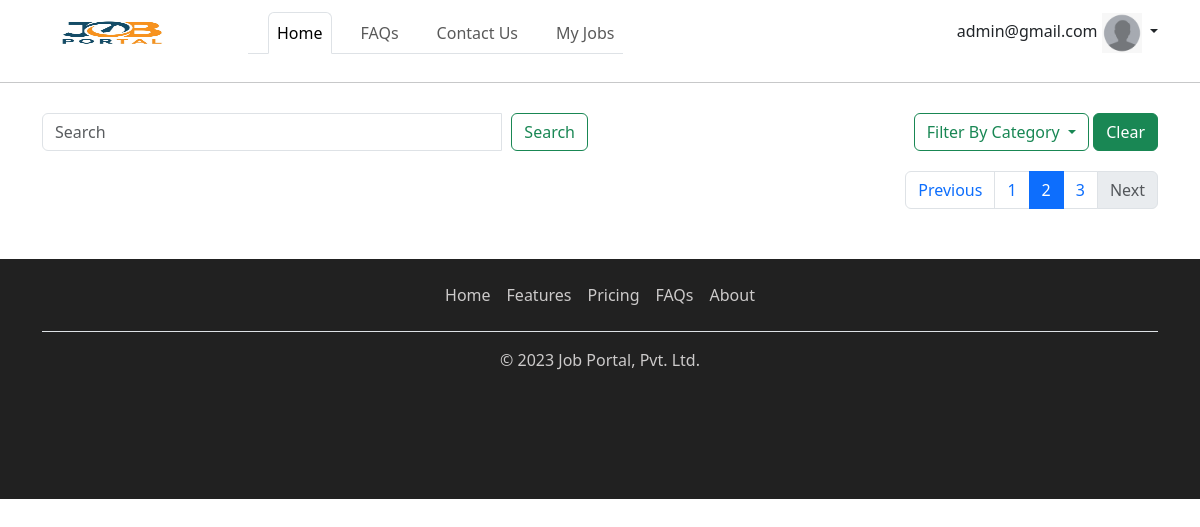
The app's page /?page=2 (signed in), older data.
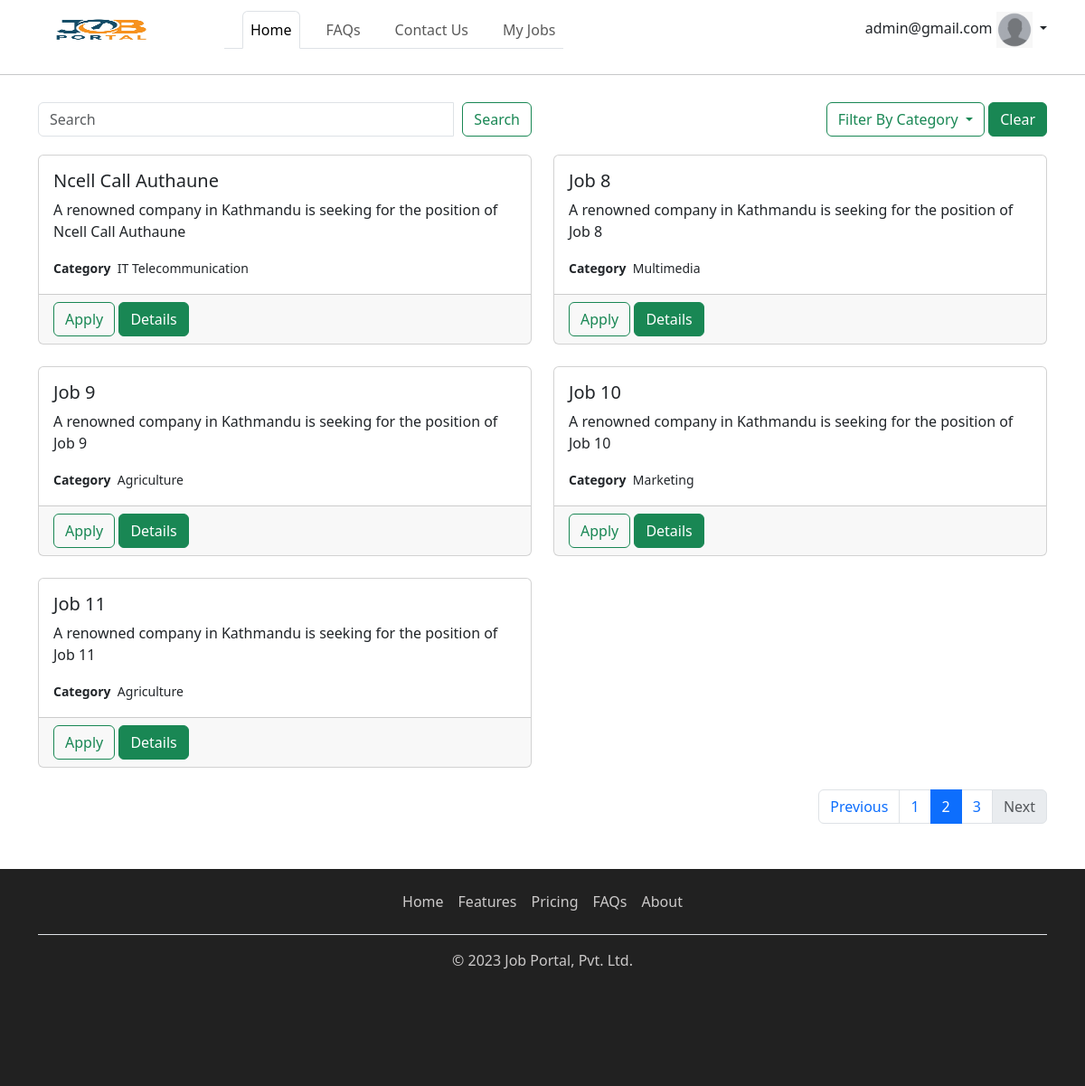
The same page, newer data.
### apps/core/models.py (models this page shows, shortened)
class job(BaseModel):
    title = models.CharField(max_length=100)
    description = models.TextField(max_length=4000)
    category = models.ForeignKey(Category, on_delete= models.CASCADE, related_name = "category_jobs")
    application_deadline = models.DateField()
    is_active = models.BooleanField(default=False)

class Category(BaseModel):
    title = models.CharField(max_length=50)
    class Meta:
        verbose_name_plural = 'Categories'

### apps/core/views.py (the view)
# urls.py: path('', HomeView.as_view(), name = "home"),
class HomeView(ListView):
    template_name = 'core/home.html'
    pagination_class = CustomPagination
    def get_pagination(self):
        return self.pagination_class()
    def get_queryset(self):
        category = self.request.GET.get('category')
        search = self.request.GET.get('search')
        job_filter = {"is_active": True}
        exclude = dict()
        if self.request.user.is_authenticated:
            exclude = {"job_applications__user": self.request.user}
        if category:
            job_filter.update(category__uuid=category)
        if search:
            job_filter.update(title__icontains=search)
        return job.objects.filter(**job_filter).exclude(**exclude).order_by('id')
    def get_context_data(self, **kwargs):
        context = super().get_context_data(**kwargs)
        context["title"] = "Home"
        pagination = self.get_pagination()
        qs = pagination.get_paginated_qs(view=self)
        paginated_qs = pagination.get_nested_pagination(qs, nested_size=2)
        context['job_lists'] = paginated_qs
        context['categories'] = Category.objects.all()
        page_number, page_str = pagination.get_current_page(view=self)
        context[page_str] = 'active'
        context["next_page"] = page_number + 1
        context["prev_page"] = page_number - 1
        context['base_url'] = get_base_url(request=self.request)
        if page_number >= pagination.get_last_page(view=self):
            context["next"] = "disabled"
        if page_number <= 1:
            context["prev"] = "disabled"
        context['home_active'] = 'active'
        return context
        return context

### apps/account/models.py (called while the page is built)
    @property
    def get_full_name(self) -> str:
        return super().get_full_name()

### apps/commons/utils.py (called while the page is built)
def get_base_url(request):
    return "".join([f'{request.scheme}://', f'{request.get_host()}/'])

### apps/core/pagination.py (called while the page is built)
    def get_last_page(self, view):
        quotient = view.get_queryset().count() / self.limit
        if isinstance(quotient, float):
            last_page = int(quotient) + 1
        else:
            last_page = quotient
        return last_page

    def get_pagination_indexes(self, view):
        page_number = view.request.GET.get("page")
        if page_number is not None:
            try:
                page_number = int(page_number)
            except ValueError:
                return self.start, self.limit
            last_page = self.get_last_page(view)
            if page_number > last_page:
                page_number = last_page
            return (self.limit*(page_number-1), self.limit*page_number) if page_number > 0 else (self.start, self.limit)
        return self.start, self.limit

    def get_paginated_qs(self, view):
        start, end = self.get_pagination_indexes(view)
        return view.get_queryset()[start: end]

### templates/core/home.html (shortened to what this page needs)
{% extends 'layouts/base_home.html' %}
{% block in_content %}
    <div class="row" style="margin-bottom: 20px">
        <div class="col-md-6">
            <form class="my-2 my-lg-0 input-group" method="get" action="#">
                <input name="search" class="form-control mr-sm-2" type="search" placeholder="Search"
                       aria-label="Search">
                <div class="input-group-append">
                    <button style="margin-left: 10px" class="btn btn-outline-success my-2 my-sm-0" type="submit">
                        Search
                    </button>
                </div>
            </form>
        </div>
        <div class="col-md-6">
            <div class="dropdown" style="float: right">
                <button class="btn btn-outline-success dropdown-toggle" type="button" id="dropdownMenuButton"
                        data-toggle="dropdown" aria-haspopup="true" aria-expanded="false">
                    Filter By Category
                </button>
                <a href="{% url 'home' %}" class="btn btn-success">Clear</a>
            </div>
        </div>
    </div>
{% for jobs in job_lists %}
    <div class="row">
        {% for job in jobs %}
        <div class="col-sm-6">
            <div class="card" style="min-height: 210px">
                <div class="card-body">
                    <h5 class="card-title">{{job.title}}</h5>
                    <p class="card-text">A renowned company in Kathmandu is seeking for the position
                        of {{job.title}}</p>
                    <small class="card-text"><b>Category</b>&nbsp&nbsp{{job.category.title}}</small><br>
                </div>
                <div class="card-footer text-muted">
                    {% if request.user.is_authenticated %}
                        <button type="button" class="btn btn-outline-success" data-toggle="modal"
                                data-target="#JobConfirmation{{ job.id }}">
                            Apply
                        </button>
                    {% else %}
                        <a href="#" onclick="login_required()" class="btn btn-outline-success">Apply</a>
                    {% endif %}
                    <a href="{% url 'job_detail' job.uuid %}" class="btn btn-success">Details</a>
                </div>
            </div>
        </div>
        {% endfor %}
    </div>
    <br>
{% endfor %}
{% include 'includes/pagination.html' %}
{% endblock %}

Row changes from the older to the newer data that the page shows:
added job: title "Ncell Call Authaune", category "IT Telecommunication"
added job: title "Job 8", category "Multimedia"
added job: title "Job 9", category "Agriculture"
added job: title "Job 10", category "Marketing"
added job: title "Job 11", category "Agriculture"
